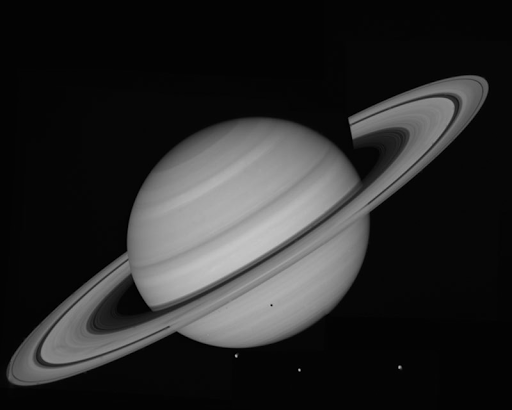
%> input picture udacity_cv/saturn.png, 512 x 410 px
$ octave test008_gaussian_noise_image.m   (GNU Octave 9; MATLAB toolbox functions it lacks are replaced by stand-ins)
%> lines starting %> are read from the running program, lines starting %| are printed output that depends on the picture
img = imread('saturn.png');
%> img is the input picture: size 410x512 uint8; min 0, max 198, mean 41
imshow(img);
plot(img(205,:))
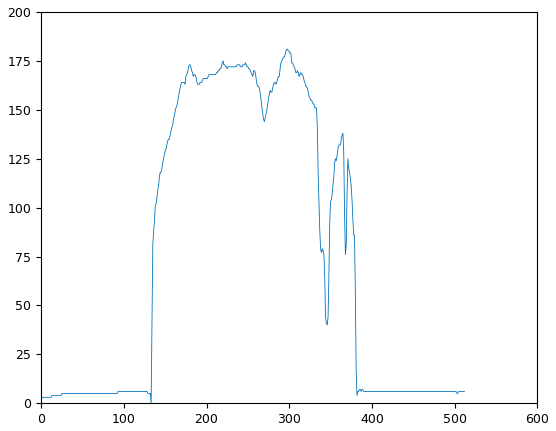
%> figure redrawn from the program's plot data; curve peaks at x = 297, y = 181
figure;

noise = randn(size(img)) .* 5;
output = double(img) + noise;
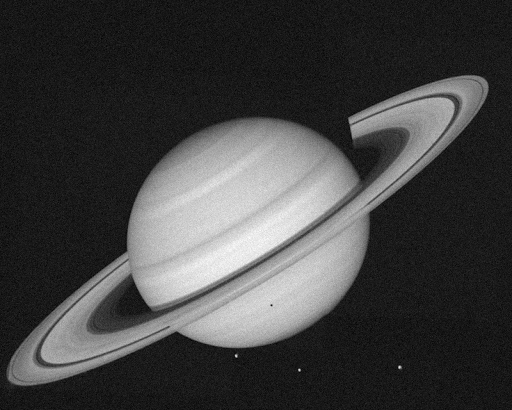
%> output: size 410x512 double; min -17.59, max 210.9, mean 41; drawn with min black and max white
imshow(output, 'DisplayRange', [min(output(:)) max(output(:))]);
line([1 512], [205 205], 'color', 'r');
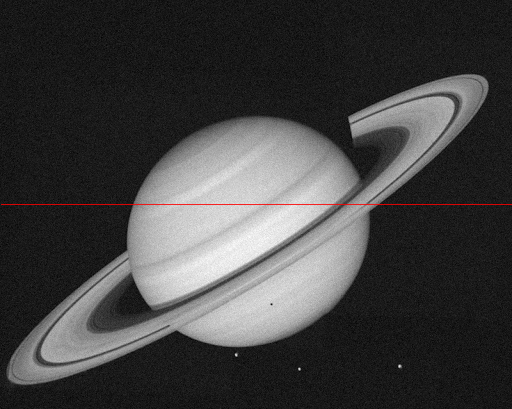
%> figure redrawn from the program's plot data
plot(output(205,:))
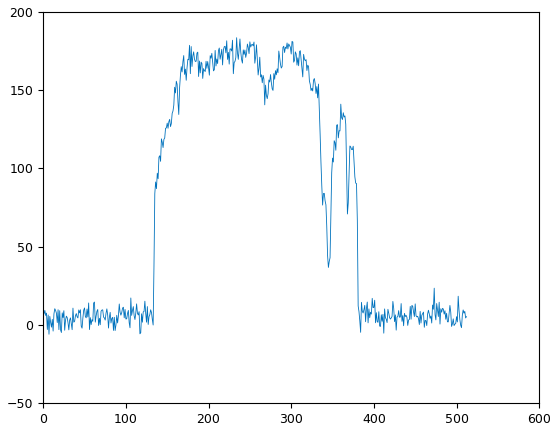
%> figure redrawn from the program's plot data; curve peaks at x = 234, y = 183.6

figure;
imshow(uint8(output))
figure;
imshow(output, [])
pause
close all

$ run again, with udacity_cv/blood-cells.png copied over udacity_cv/saturn.png
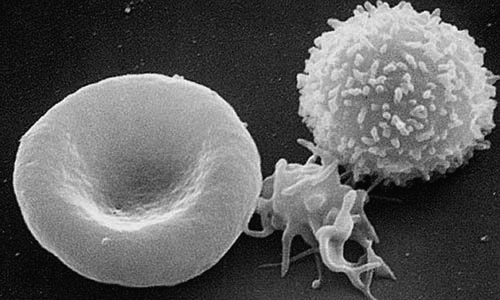
%> input picture udacity_cv/blood-cells.png, 500 x 300 px
%> img is the input picture: size 300x500 uint8; min 5, max 255, mean 94.5
%> `line([1 512], [205 205], 'color', 'r');`:
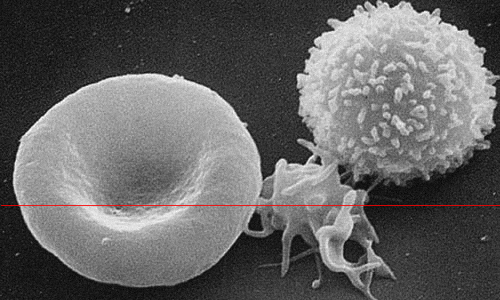
%> figure redrawn from the program's plot data
%> `plot(output(205,:))`:
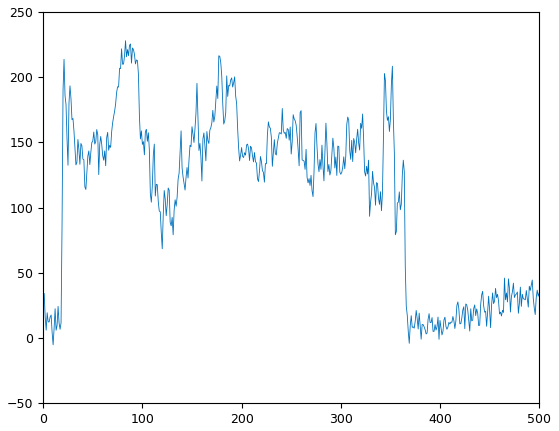
%> figure redrawn from the program's plot data; curve peaks at x = 83, y = 228
